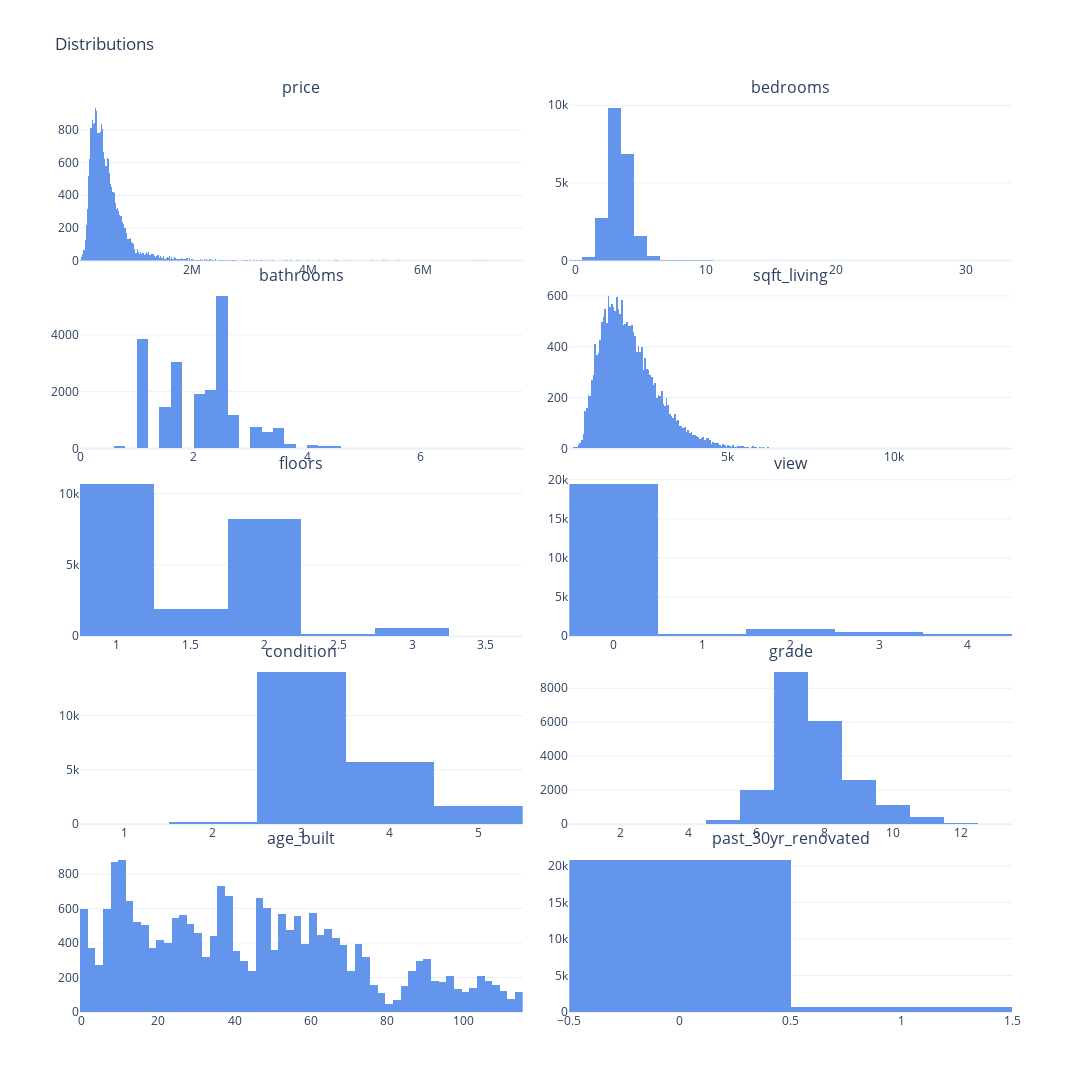

Notebook code for this chart:
### Code cell
# Distribution of a selected set of numeric variables

d_plot = d
cols_names = [
    "price",
    "bedrooms",
    "bathrooms",
    "sqft_living",
    "floors",
    "view",
    "condition",
    "grade",
    "age_built",
    "past_30yr_renovated",
]
n_plots = len(cols_names)
n_plot_cols = 2
n_plot_rows = math.ceil(n_plots / n_plot_cols)

fig = subplots.make_subplots(
    rows=n_plot_rows,
    cols=n_plot_cols,
    subplot_titles=cols_names,
    horizontal_spacing=0.05,
    vertical_spacing=0.28 - 0.05 * n_plot_rows,
)
for i, val_name in enumerate(cols_names):
    fig.add_trace(
        go.Histogram(
            x=None if d_plot[val_name].dtype == "object" else d_plot[val_name],
            y=d_plot[val_name] if d_plot[val_name].dtype == "object" else None,
            name="",
            nbinsx=None,
            xbins=dict(size=None, start=None, end=None),
            marker=dict(color="cornflowerblue"),
        ),
        row=1 + i // n_plot_cols,
        col=1 + i % n_plot_cols,
    )
    fig.update_xaxes(title_text="", row=1 + i // n_plot_cols, col=1 + i % n_plot_cols)
    fig.update_yaxes(title_text="", row=1 + i // n_plot_cols, col=1 + i % n_plot_cols)
if d_plot[val_name].dtype == "object":
    fig.update_traces(hovertemplate="value: %{y}<br>count: %{x}")
else:
    fig.update_traces(hovertemplate="value: %{x}<br>count: %{y}")
fig.update_layout(
    template="plotly_white",
    width=1200,
    height=80 + 250 * n_plot_rows,
    title="Distributions",
    legend_title="Legend",
    showlegend=False,
)

### Figure 1 — Plotly figure (JSON) as saved in the notebook; plotly's stock layout.template omitted (floating-point values rounded to 4 significant figures; data arrays with more than 128 entries replaced by an {"elided": "..."} marker saying what was removed)
{"data": [{"hovertemplate": "value: %{x}<br>count: %{y}", "marker": {"color": "cornflowerblue"}, "name": "", "type": "histogram", "x": {"elided": "21613 int values"}, "xaxis": "x", "yaxis": "y"}, {"hovertemplate": "value: %{x}<br>count: %{y}", "marker": {"color": "cornflowerblue"}, "name": "", "type": "histogram", "x": {"elided": "21613 int values"}, "xaxis": "x2", "yaxis": "y2"}, {"hovertemplate": "value: %{x}<br>count: %{y}", "marker": {"color": "cornflowerblue"}, "name": "", "type": "histogram", "x": {"elided": "21613 float values"}, "xaxis": "x3", "yaxis": "y3"}, {"hovertemplate": "value: %{x}<br>count: %{y}", "marker": {"color": "cornflowerblue"}, "name": "", "type": "histogram", "x": {"elided": "21613 int values"}, "xaxis": "x4", "yaxis": "y4"}, {"hovertemplate": "value: %{x}<br>count: %{y}", "marker": {"color": "cornflowerblue"}, "name": "", "type": "histogram", "x": {"elided": "21613 float values"}, "xaxis": "x5", "yaxis": "y5"}, {"hovertemplate": "value: %{x}<br>count: %{y}", "marker": {"color": "cornflowerblue"}, "name": "", "type": "histogram", "x": {"elided": "21613 int values"}, "xaxis": "x6", "yaxis": "y6"}, {"hovertemplate": "value: %{x}<br>count: %{y}", "marker": {"color": "cornflowerblue"}, "name": "", "type": "histogram", "x": {"elided": "21613 int values"}, "xaxis": "x7", "yaxis": "y7"}, {"hovertemplate": "value: %{x}<br>count: %{y}", "marker": {"color": "cornflowerblue"}, "name": "", "type": "histogram", "x": {"elided": "21613 int values"}, "xaxis": "x8", "yaxis": "y8"}, {"hovertemplate": "value: %{x}<br>count: %{y}", "marker": {"color": "cornflowerblue"}, "name": "", "type": "histogram", "x": {"elided": "21613 int values"}, "xaxis": "x9", "yaxis": "y9"}, {"hovertemplate": "value: %{x}<br>count: %{y}", "marker": {"color": "cornflowerblue"}, "name": "", "type": "histogram", "x": {"elided": "21613 int values"}, "xaxis": "x10", "yaxis": "y10"}], "layout": {"annotations": [{"font": {"size": 16}, "showarrow": false, "text": "price", "x": 0.2375, "xanchor": "center", "xref": "paper", "y": 1, "yanchor": "bottom", "yref": "paper"}, {"font": {"size": 16}, "showarrow": false, "text": "bedrooms", "x": 0.7625, "xanchor": "center", "xref": "paper", "y": 1, "yanchor": "bottom", "yref": "paper"}, {"font": {"size": 16}, "showarrow": false, "text": "bathrooms", "x": 0.2375, "xanchor": "center", "xref": "paper", "y": 0.794, "yanchor": "bottom", "yref": "paper"}, {"font": {"size": 16}, "showarrow": false, "text": "sqft_living", "x": 0.7625, "xanchor": "center", "xref": "paper", "y": 0.794, "yanchor": "bottom", "yref": "paper"}, {"font": {"size": 16}, "showarrow": false, "text": "floors", "x": 0.2375, "xanchor": "center", "xref": "paper", "y": 0.588, "yanchor": "bottom", "yref": "paper"}, {"font": {"size": 16}, "showarrow": false, "text": "view", "x": 0.7625, "xanchor": "center", "xref": "paper", "y": 0.588, "yanchor": "bottom", "yref": "paper"}, {"font": {"size": 16}, "showarrow": false, "text": "condition", "x": 0.2375, "xanchor": "center", "xref": "paper", "y": 0.382, "yanchor": "bottom", "yref": "paper"}, {"font": {"size": 16}, "showarrow": false, "text": "grade", "x": 0.7625, "xanchor": "center", "xref": "paper", "y": 0.382, "yanchor": "bottom", "yref": "paper"}, {"font": {"size": 16}, "showarrow": false, "text": "age_built", "x": 0.2375, "xanchor": "center", "xref": "paper", "y": 0.176, "yanchor": "bottom", "yref": "paper"}, {"font": {"size": 16}, "showarrow": false, "text": "past_30yr_renovated", "x": 0.7625, "xanchor": "center", "xref": "paper", "y": 0.176, "yanchor": "bottom", "yref": "paper"}], "height": 1330, "legend": {"title": {"text": "Legend"}}, "showlegend": false, "title": {"text": "Distributions"}, "width": 1200, "xaxis": {"anchor": "y", "domain": [0, 0.475], "title": {"text": ""}}, "xaxis10": {"anchor": "y10", "domain": [0.525, 1], "title": {"text": ""}}, "xaxis2": {"anchor": "y2", "domain": [0.525, 1], "title": {"text": ""}}, "xaxis3": {"anchor": "y3", "domain": [0, 0.475], "title": {"text": ""}}, "xaxis4": {"anchor": "y4", "domain": [0.525, 1], "title": {"text": ""}}, "xaxis5": {"anchor": "y5", "domain": [0, 0.475], "title": {"text": ""}}, "xaxis6": {"anchor": "y6", "domain": [0.525, 1], "title": {"text": ""}}, "xaxis7": {"anchor": "y7", "domain": [0, 0.475], "title": {"text": ""}}, "xaxis8": {"anchor": "y8", "domain": [0.525, 1], "title": {"text": ""}}, "xaxis9": {"anchor": "y9", "domain": [0, 0.475], "title": {"text": ""}}, "yaxis": {"anchor": "x", "domain": [0.824, 1], "title": {"text": ""}}, "yaxis10": {"anchor": "x10", "domain": [0, 0.176], "title": {"text": ""}}, "yaxis2": {"anchor": "x2", "domain": [0.824, 1], "title": {"text": ""}}, "yaxis3": {"anchor": "x3", "domain": [0.618, 0.794], "title": {"text": ""}}, "yaxis4": {"anchor": "x4", "domain": [0.618, 0.794], "title": {"text": ""}}, "yaxis5": {"anchor": "x5", "domain": [0.412, 0.588], "title": {"text": ""}}, "yaxis6": {"anchor": "x6", "domain": [0.412, 0.588], "title": {"text": ""}}, "yaxis7": {"anchor": "x7", "domain": [0.206, 0.382], "title": {"text": ""}}, "yaxis8": {"anchor": "x8", "domain": [0.206, 0.382], "title": {"text": ""}}, "yaxis9": {"anchor": "x9", "domain": [0, 0.176], "title": {"text": ""}}}}
